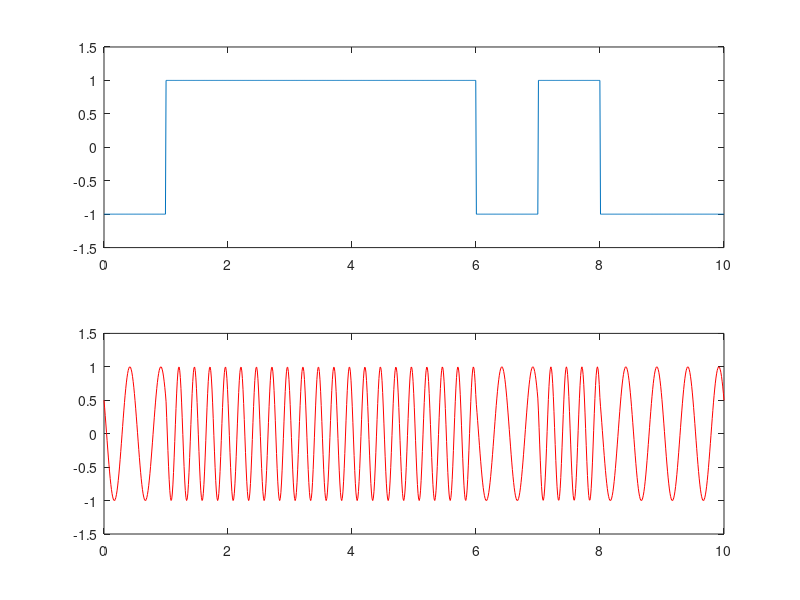

Source code (MATLAB):
% FSK generation using VCO (Voltage Controlled Oscillator)
% 
clf 
clear all
N=10;       % number of bits in one simulation, bitrate: 1bps
n=100;      % time resolution of one bit duration
t=linspace(0,N,n*N);
fc = 3;     % carrier frequency
delta = 1;  % frequency deviation
bk = 2*(rand(1,N)>0.5)-1;   % NRZ polar signal
bkt = kron(bk, ones(1,n));
figure(1)
hold on
fsk = cos(2*pi*(fc+bkt*delta).*t+pi/3);  % apply VCO
subplot(2,1,1)      % plot the result
plot(t, bkt)
axis([0 N -1.5 1.5]);
subplot(2,1,2)
plot(t, fsk, 'r');
axis([0 N -1.5 1.5]);
